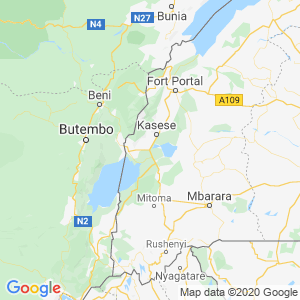
#> input picture images/0,30,roadmap.png, 300 x 300 px
$ python opencv.py
#> lines starting #> are read from the running program, lines starting #| are printed output that depends on the picture; after the words box and inside, x2 and y2 are one past the last pixel; in counts of white or black regions, pixels touching at a corner belong together
import cv2
import numpy as np
import matplotlib.pyplot as plt

# For 3D plotting
from mpl_toolkits.mplot3d import Axes3D
from matplotlib import cm
from matplotlib import colors

turkey = cv2.imread('./images/0,30,roadmap.png')
#> turkey is the input picture: shape (300, 300, 3); mean B, G, R 218.8, 234.2, 219.5
turkey_rgb = cv2.cvtColor(turkey, cv2.COLOR_BGR2RGB)


# Blue color RGB channel used in Google road maps.
lower_range = np.array([170,218,255])
upper_range = np.array([170,218,255])

mask = cv2.inRange(turkey_rgb, lower_range, upper_range) #For some reason needs to be converted
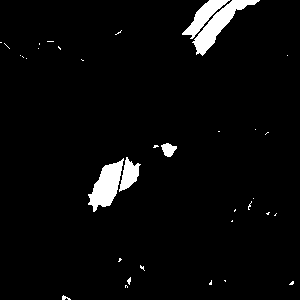
#> mask: shape (300, 300); 3.7% white; 35 white regions (29 under 20 px), largest, box (x1, y1, x2, y2) and area: (192, 0, 260, 56) 1050, (88, 158, 124, 212) 985, (182, 0, 230, 39) 599, (119, 157, 141, 192) 395, (161, 143, 177, 157) 144, (62, 295, 71, 300) 24

cv2.imshow('rgb', turkey)
cv2.imshow('mask', mask)
cv2.waitKey(0)
cv2.destroyAllWindows()


#Run this part of the code to get a 3D color chart.
"""
r, g, b = cv2.split(turkey_rgb)
fig = plt.figure()
axis = fig.add_subplot(1, 1, 1, projection="3d")

pixel_colors = turkey_rgb.reshape((np.shape(turkey_rgb)[0]*np.shape(turkey_rgb)[1], 3))
norm = colors.Normalize(vmin=-1.,vmax=1.)
norm.autoscale(pixel_colors)
pixel_colors = norm(pixel_colors).tolist()
axis.scatter(r.flatten(), g.flatten(), b.flatten(), facecolors=pixel_colors, marker=".")
axis.set_xlabel("Red")
axis.set_ylabel("Green")
axis.set_zlabel("Blue")
plt.show()
"""

$ run again, with images/150,60,roadmap.png copied over images/0,30,roadmap.png
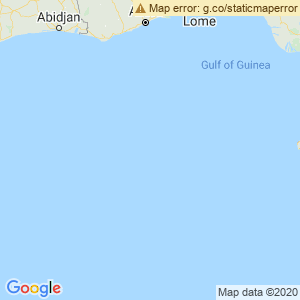
#> input picture images/150,60,roadmap.png, 300 x 300 px
#> turkey is the input picture: shape (300, 300, 3); mean B, G, R 248.3, 217.9, 175.5
#> `mask = cv2.inRange(turkey_rgb, lower_range, upper_range)`:
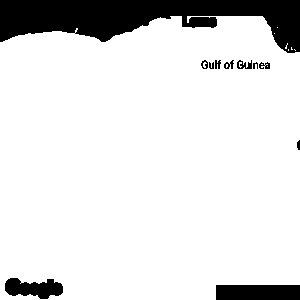
#> mask: shape (300, 300); 87.5% white; 11 black regions, largest, box (x1, y1, x2, y2) and area: (0, 0, 300, 53) 8884, (216, 285, 300, 300) 1260, (5, 278, 63, 299) 827

$ run again, with images/40,30,roadmap.png copied over images/0,30,roadmap.png
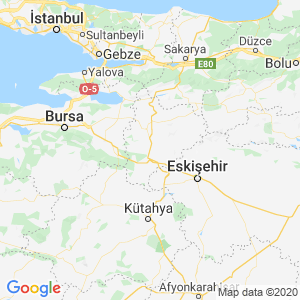
#> input picture images/40,30,roadmap.png, 300 x 300 px
#> turkey is the input picture: shape (300, 300, 3); mean B, G, R 228.7, 234.1, 226.3
#> `mask = cv2.inRange(turkey_rgb, lower_range, upper_range)`:
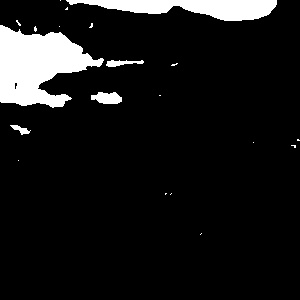
#> mask: shape (300, 300); 9.2% white; 20 white regions (15 under 20 px), largest, box (x1, y1, x2, y2) and area: (0, 25, 104, 108) 5054, (66, 0, 277, 21) 2579, (91, 92, 122, 104) 280, (106, 60, 144, 67) 153, (10, 125, 31, 135) 93

$ run again, with images/60,11,roadmap.png copied over images/0,30,roadmap.png
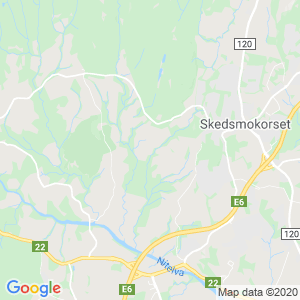
#> input picture images/60,11,roadmap.png, 300 x 300 px
#> turkey is the input picture: shape (300, 300, 3); mean B, G, R 217.5, 233.3, 221.2
#> `mask = cv2.inRange(turkey_rgb, lower_range, upper_range)`:
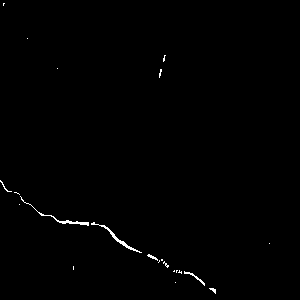
#> mask: shape (300, 300); 0.54% white in thin lines or dots, all inside (x1, y1, x2, y2) = (0, 3, 270, 294)
